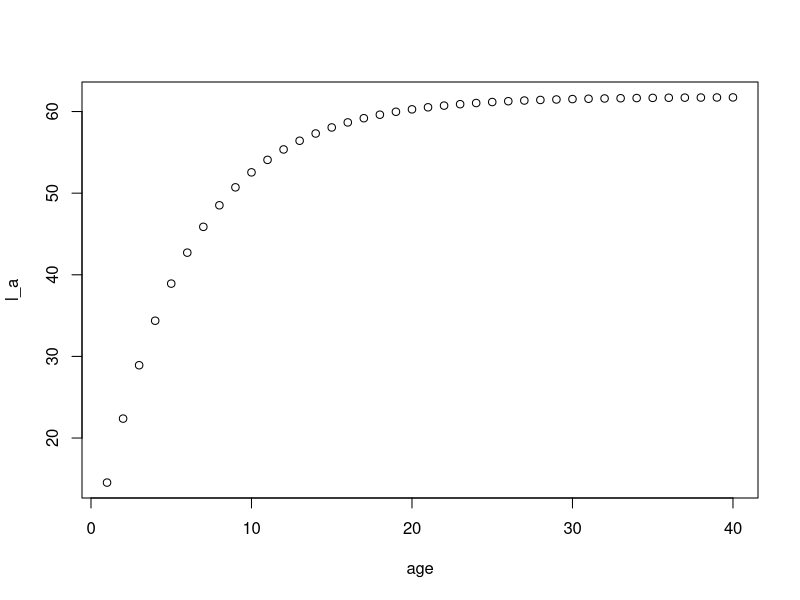
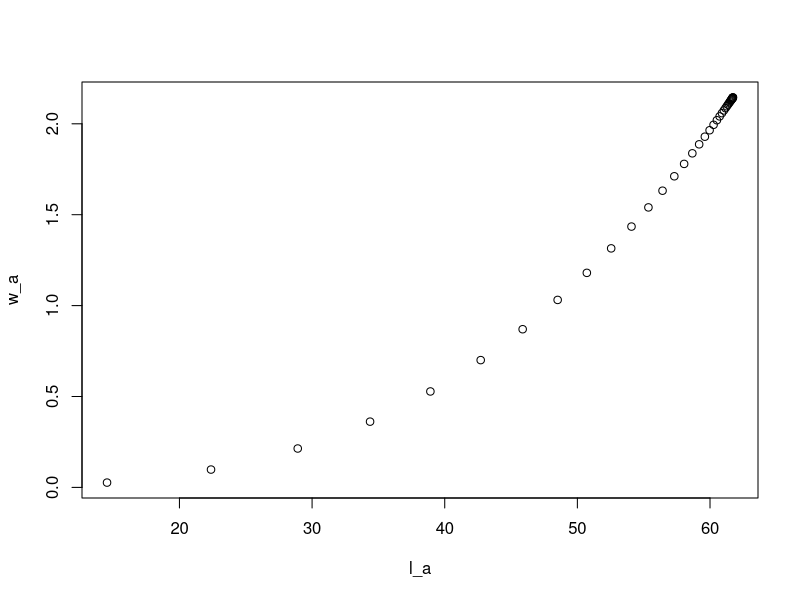
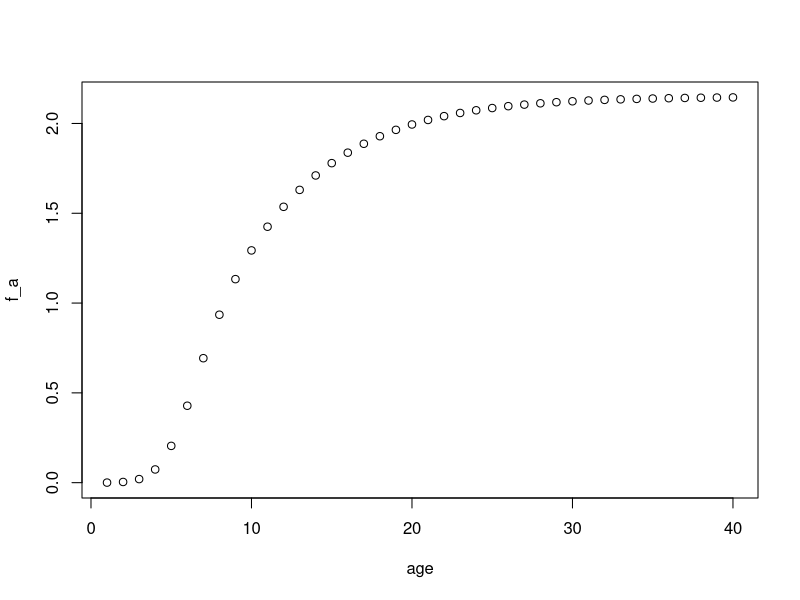
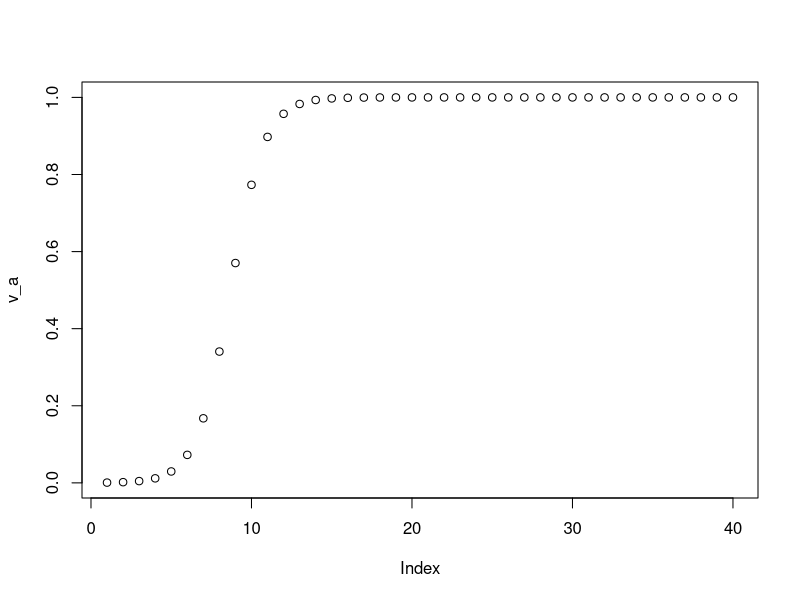
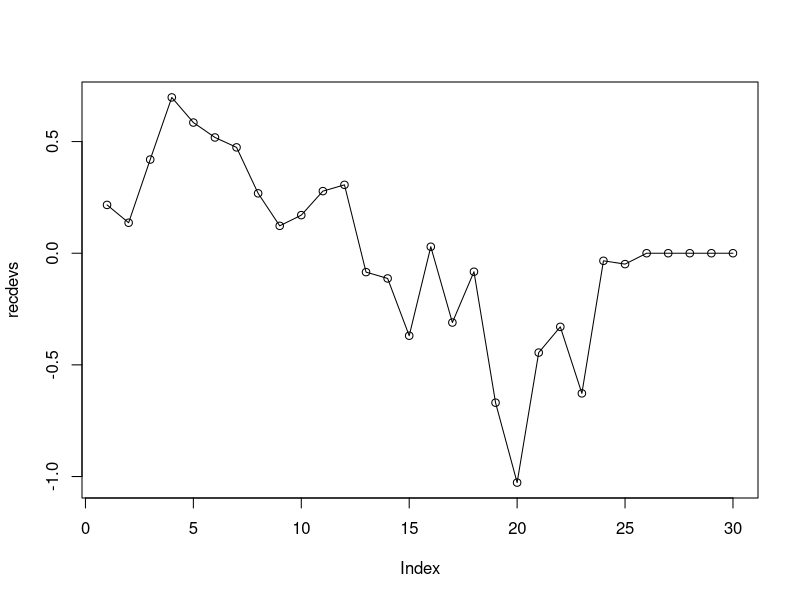
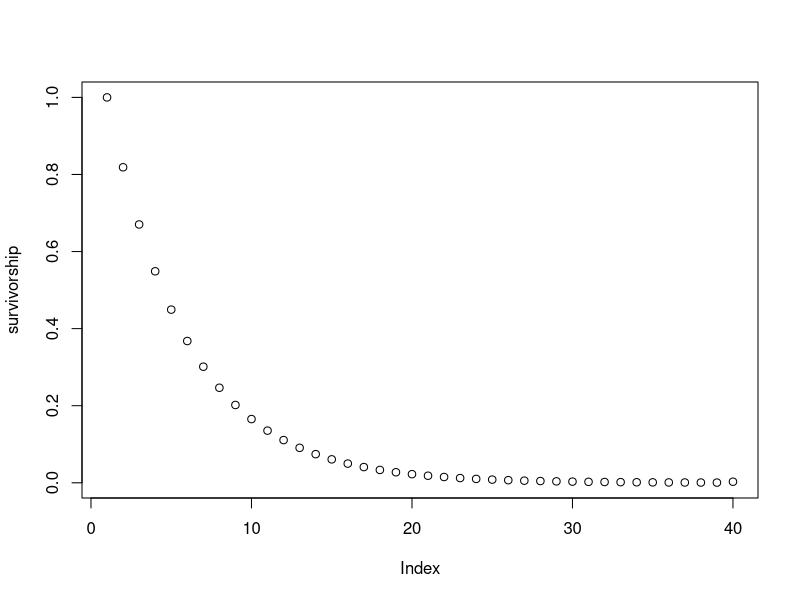
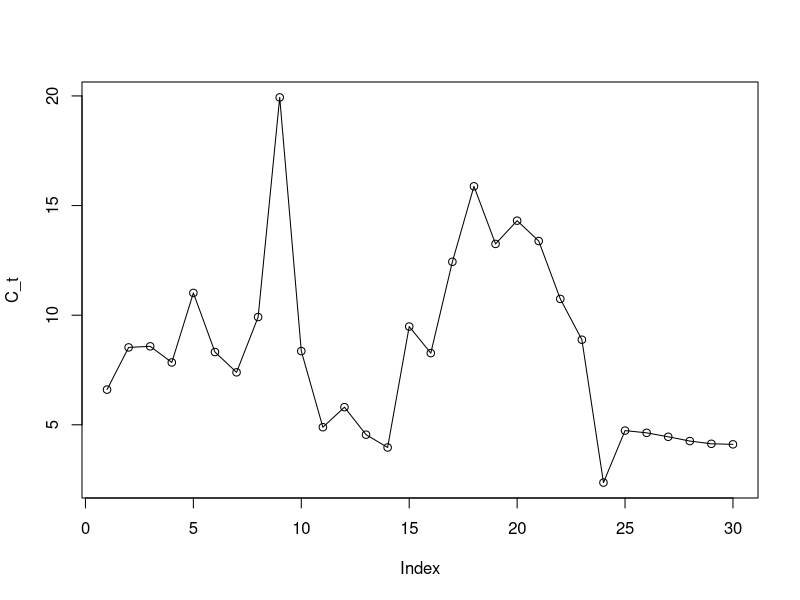
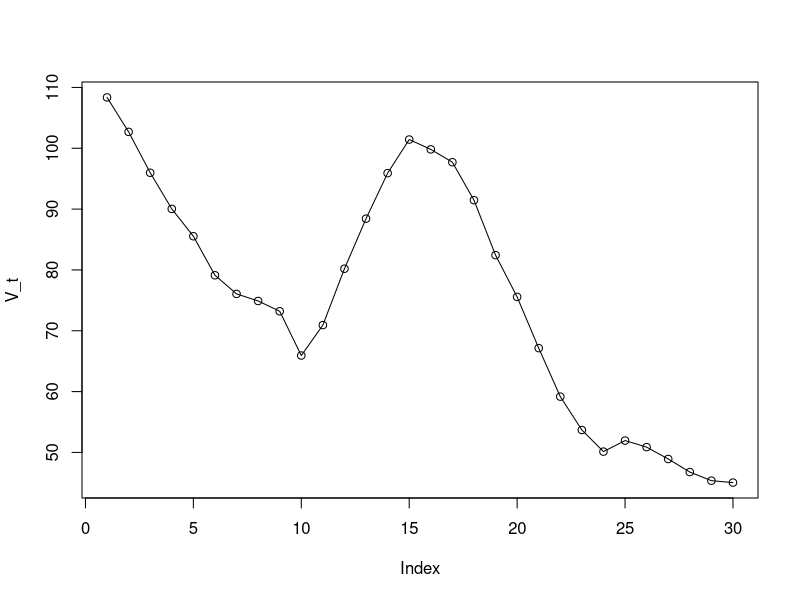

The R source for these figures, in order:
N_t <- length(seq(1997, 2021))
N_a <- 40

M <- 0.2
lw_a <- 0.0000076
lw_b <- 3.0515274

lw_a <- exp(-11.77)
lw_b <- 3.04
k <- 0.1815
t0 <- -0.4789
linf <- 61.77

age50 <- 5.56
sd50 <- 0.91

projected_N <- 5L
N_t_no_proj <- N_t
N_t <- N_t + projected_N
M_proj <- M

age <- 1:N_a

l_a <- linf * (1 - exp(-k * (age - t0))) # G17
plot(age, l_a)

w_a <- lw_a * l_a^lw_b # G18
plot(l_a, w_a)

mat_a <- plogis(age, 5.5, 1/0.91) # FIXME 'scale'
f_a <- w_a * mat_a
plot(age, f_a)

projected_F_fr <- rep(0.06330635, projected_N)
projected_F_sh <- rep(0.0414128, projected_N)

#
# projected_F_fr <- rep(0, projected_N)
# projected_F_sh <- rep(0, projected_N)

# projected_F_fr <- rep(0.2, projected_N)
# projected_F_sh <- rep(0.2, projected_N)

freezer <- c(
  0.000000000000774678, 0.000000000000723788, 0.0000000000008278765,
  0.001336905, 0.00039389, 0.000669733, 0.0002219715, 0.000005693365,
  0.0245305, 0.05421945, 0.0171112, 0.0286268, 0.00002605795, 0.002070115,
  0.0376067, 0.0415481, 0.09910165, 0.1635095, 0.1490125, 0.1706155,
  0.175452, 0.1784755, 0.1530835, 0.02461195, 0.06330635
)
freezer <- c(freezer, projected_F_fr)

shoreside <- c(
  0.0691955, 0.095285, 0.102809, 0.0987223, 0.1504135, 0.1209875,
  0.1117555, 0.15482, 0.31474, 0.092989, 0.0609828, 0.05350525,
  0.05793275, 0.044355, 0.06985625, 0.05331015, 0.0497313, 0.0440276,
  0.04182915, 0.05743625, 0.06577925, 0.0391806, 0.04350635, 0.02848705,
  0.0414128
)
shoreside <- c(shoreside, projected_F_sh)

F_both <- freezer + shoreside
# F_both <- F_both
F_ta <- matrix(nrow = N_t, ncol = N_a)
for (a in 1:N_a) {
  F_ta[, a] <- F_both
}

# Table 6 freezer trawlers female selectivity
a_hat <- 7.97
gamma_hat <- 1.02

# shoreside
a_hat <- 8.7
gamma_hat <- 1.06
v_a <- 1 / (1 + exp(-(age - a_hat) / gamma_hat))
plot(v_a)

Z_ta <- matrix(nrow = N_t, ncol = N_a)
for (t in 1:N_t) {
  for (a in 1:N_a) {
    if (t <= N_t_no_proj) {
      Z_ta[t, a] <- M + F_ta[t, a] * v_a[a]
    } else {
      Z_ta[t, a] <- M_proj + F_ta[t, a] * v_a[a]
    }
  }
}

R_bar <- 85 # table 6 rbar
R_bar_init <- 63.1

# recdev_proj <- rep(-0.6275755, projected_N)
recdev_proj <- rep(0, projected_N)
# recdev_proj <- rep(2, projected_N)
# recdev_proj <- rep(0, projected_N)

recdevs <- c(
  0.2163865, 0.1364665, 0.4195205, 0.697793, 0.585176, 0.5183845,
  0.474046, 0.268234, 0.1226545, 0.170575, 0.2780495, 0.3062655,
  -0.0846347, -0.1129565, -0.369483, 0.02906495, -0.310351, -0.0828904,
  -0.669309, -1.02718, -0.44503, -0.32971, -0.6275755, -0.0339801,
  -0.0487646
)
tau <- sd(recdevs)
recdevs <- c(recdevs, recdev_proj)

plot(recdevs, type = "o")

N_ta <- matrix(nrow = N_t, ncol = N_a)
SSB_ta <- matrix(nrow = N_t, ncol = N_a)

# initialize numbers at age and SSB in first time step
for (t in 1) {
  for (a in 1:N_a) {
    if (a == 1) {
      # N_ta[t, a] <- R_bar_init * exp(recdevs)[1]
      N_ta[t, a] <- R_bar_init * exp(0) # start at mean
    } else {
      N_ta[t, a] <- R_bar_init * exp(0) * exp(-M)^(a - 1) # just use mean
    }
    SSB_ta[t, a] <- N_ta[t, a] * f_a[a]
    # FIXME:
    # should be exp(recdevs[t - a]) but just using mean recdevs
    # didn't want to both creating historical recdevs
  }
}

# Spawning stock biomass

for (t in 1:N_t) {
  for (a in 1:N_a) {
    SSB_ta[t, a] <- N_ta[t, a] * f_a[a]
  }
}
SSB_t <- apply(SSB_ta, 1, sum)
R_t <- numeric(length = N_t)
R_t[1] <- N_ta[1, 1]

SSB0 <- 180.4
h <- 0.89 # steepness
R0 <- 119 # unfished recruitment

# goodyear compensation ratio; K = 4h/(1-h) or h = K/(4+K)
kappa <- 4 * h / (1 - h)

survivorship <- numeric(length = N_a)
for (a in 1:N_a) { # G.22 in arrowtooth
  if (a == 1) {
    survivorship[a] <- 1 # would be 1/n_s
  } else if (a > 1 && a < N_a) {
    survivorship[a] <- survivorship[a-1] * exp(-M)
  } else {
    survivorship[a] <- survivorship[a-1] / (1 - exp(-M))
  }
}
plot(survivorship)

# average spawning biomass per recruit:
# note that phi_E in docs is `phib` in iscam code
# phi_E <- sum(1 / (narea * nsex) * lw * fa) # FIXME nsex!?
# sum of products between age-specific survivorship and relative fecundity
n_area <- 1
n_sex <- 1
phi_E <- sum((n_area * n_sex) * survivorship * f_a)

# iscam docs p. 10:
# maximum juvenile survival rate:
# (initial slope of the stock-recruit relationship)
s0 <- kappa / phi_E

# Beta <- (kappa - 1) / (R0 * phi_E)
Beta <- (kappa - 1) / (SSB0) # eq. 12 section 3.3.4

# tau <- 0
for (t in 2:N_t) {
  for (a in 1:N_a) {
    if (a == 1) {
      # BH recruitment with bias correction: G.40
      R_t[t] <- ((s0 * SSB_t[t-1]) / (1 + Beta * SSB_t[t-1])) * exp(recdevs[t] - tau^2)
      N_ta[t, a] <- R_t[t]
    } else {
      N_ta[t, a] <- N_ta[t - 1, a - 1] * exp(-Z_ta[t - 1, a - 1])
    }
    if (a == N_a) { # plus group # FIXME - apply above and this or just this?
      N_ta[t, a] <- N_ta[t, a] + N_ta[t - 1, a] * exp(-Z_ta[t - 1, a])
    }
    SSB_ta[t, a] <- N_ta[t, a] * f_a[a]
    SSB_t[t] <- sum(SSB_ta[t,])
  }
}
mean(R_t)

# Catch
C_ta <- matrix(nrow = N_t, ncol = N_a)
for (t in 1:N_t) {
  for (a in 1:N_a) {
    C_ta[t, a] <- (N_ta[t, a] * w_a[a] * F_ta[t, a] *
      v_a[a] * (1 - exp(-Z_ta[t, a]))) / Z_ta[t, a]
  }
}

C_t <- apply(C_ta, 1, sum)
plot(C_t, type = "o")

V_ta <- matrix(nrow = N_t, ncol = N_a)

# Vulnerable biomass
lambda <- 0
for (t in 1:N_t) {
  for (a in 1:N_a) {
    V_ta[t, a] <- N_ta[t, a] *
      exp(-lambda * Z_ta[t, a]) * v_a[a] * w_a[a]
  }
}

V_t <- apply(V_ta, 1, sum)
plot(V_t, type = "o")

B_ta <- matrix(nrow = N_t, ncol = N_a)
for (t in 1:N_t) {
  for (a in 1:N_a) {
    B_ta[t, a] <- N_ta[t, a] * w_a[a]
  }
}
B_t <- apply(B_ta, 1, sum)

SSB_t <- apply(SSB_ta, 1, sum)

cols <- RColorBrewer::brewer.pal(4, "Dark2")

plot(1:N_t, SSB_t,
  type = "l", ylab = "T", xlab = "Year",
  ylim = c(0, max(B_t)), col = cols[1]
)
lines(1:N_t, V_t, col = cols[2], lty = 1)
lines(1:N_t, C_t, col = cols[3], lty = 2)
lines(1:N_t, B_t, col = cols[4], lty = 1)
legend("topright",
  legend = c("SSB", "VB", "Catch", "B"),
  lty = c(1, 1, 1, 1), col = cols
)
abline(v = N_t - projected_N, lty = 2)
